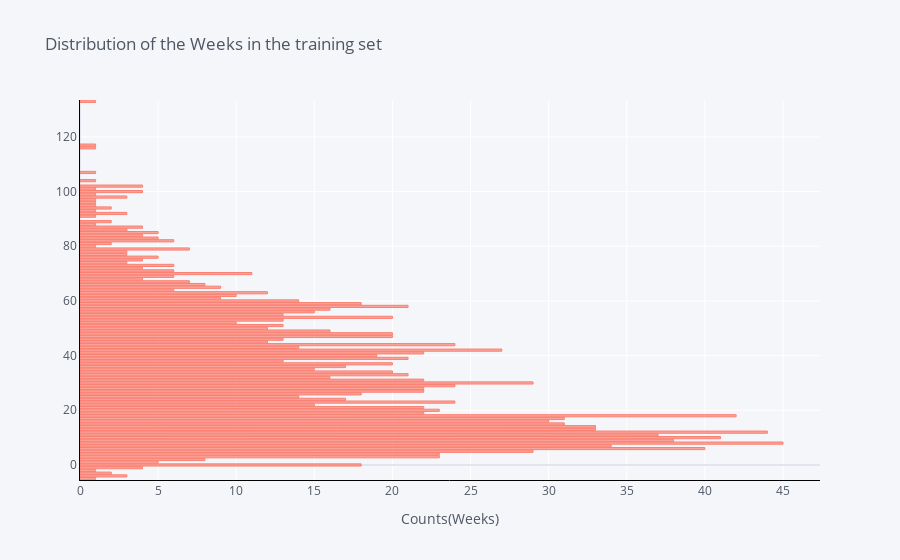

The notebook cell this image was saved under:
### Code cell
train_df['Weeks'].value_counts().head()
train_df['Weeks'].value_counts().iplot(kind='barh',
                                      xTitle='Counts(Weeks)', 
                                      linecolor='black', 
                                      opacity=0.7,
                                      color='#FB8072',
                                      theme='pearl',
                                      bargap=0.2,
                                      gridcolor='white',
                                      title='Distribution of the Weeks in the training set')

### Figure 1 — Plotly figure (JSON) as saved in the notebook; plotly's stock layout.template omitted (floating-point values rounded to 4 significant figures)
{"data": [{"marker": {"color": "rgba(251, 128, 114, 0.7)", "line": {"color": "rgba(251, 128, 114, 1.0)", "width": 1}}, "name": "count", "orientation": "h", "text": "", "x": [45, 44, 42, 41, 40, 38, 37, 34, 33, 33, 31, 31, 30, 29, 29, 27, 24, 24, 24, 23, 23, 23, 22, 22, 22, 22, 22, 22, 21, 21, 21, 20, 20, 20, 20, 20, 19, 18, 18, 18, 17, 17, 16, 16, 16, 15, 15, 15, 14, 14, 14, 13, 13, 13, 13, 13, 12, 12, 12, 11, 10, 10, 9, 9, 8, 8, 7, 7, 6, 6, 6, 6, 6, 5, 5, 5, 5, 4, 4, 4, 4, 4, 4, 4, 4, 3, 3, 3, 3, 3, 3, 3, 2, 2, 2, 2, 1, 1, 1, 1, 1, 1, 1, 1, 1, 1, 1, 1, 1, 1, 1, 1], "y": [8, 12, 18, 10, 6, 9, 11, 7, 13, 14, 15, 17, 16, 30, 5, 42, 29, 44, 23, 4, 20, 3, 19, 21, 27, 41, 31, 28, 58, 39, 33, 54, 37, 47, 48, 34, 40, 59, 26, 0, 24, 36, 57, 49, 32, 22, 35, 56, 43, 60, 25, 53, 38, 46, 55, 51, 50, 63, 45, 70, 62, 52, 61, 65, 66, 2, 67, 79, 69, 64, 71, 82, 73, 85, 76, 83, 1, 72, 84, 102, 100, 68, 75, -1, 87, 77, 92, 74, 98, 86, 78, -4, 94, 89, 81, -3, 101, 97, 80, 93, 95, 88, -5, 96, 116, 133, 117, 104, 91, 107, -2, 99], "type": "bar"}], "layout": {"bargap": 0.2, "legend": {"bgcolor": "#F5F6F9", "font": {"color": "#4D5663"}}, "paper_bgcolor": "#F5F6F9", "plot_bgcolor": "#F5F6F9", "title": {"font": {"color": "#4D5663"}, "text": "Distribution of the Weeks in the training set"}, "xaxis": {"gridcolor": "white", "linecolor": "black", "showgrid": true, "tickfont": {"color": "#4D5663"}, "title": {"font": {"color": "#4D5663"}, "text": "Counts(Weeks)"}, "zerolinecolor": "#E1E5ED"}, "yaxis": {"gridcolor": "white", "linecolor": "black", "showgrid": true, "tickfont": {"color": "#4D5663"}, "title": {"font": {"color": "#4D5663"}, "text": ""}, "zerolinecolor": "#E1E5ED"}}}
